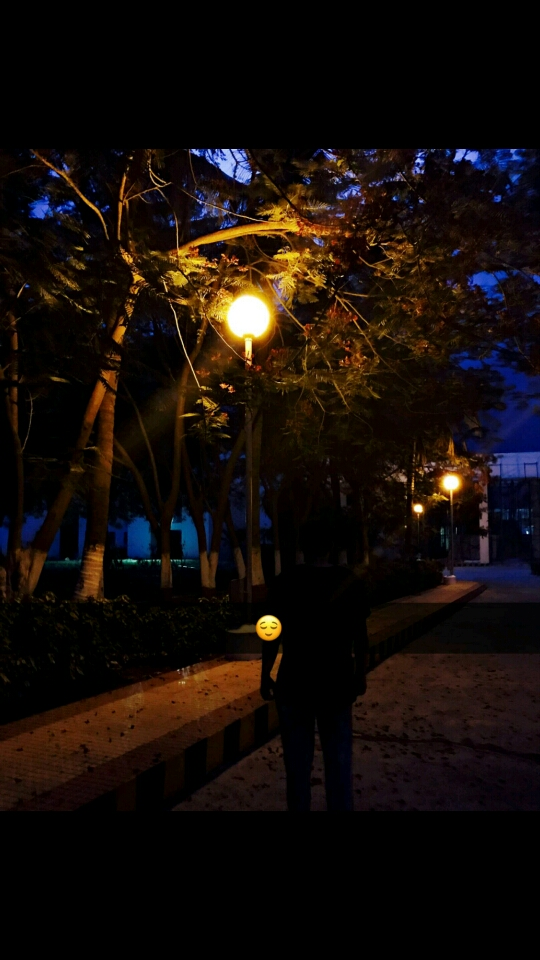
#> input picture ToProcess.jpeg, 540 x 960 px
$ python Thresholding.py
#> lines starting #> are read from the running program, lines starting #| are printed output that depends on the picture; after the words box and inside, x2 and y2 are one past the last pixel; in counts of white or black regions, pixels touching at a corner belong together
import cv2

img1=cv2.imread("ToProcess.jpeg")
#> img1 is the input picture: shape (960, 540, 3); mean B, G, R 9.8, 13.3, 21.2
cv2.imshow("Original",img1)

img2=cv2.cvtColor(img1,cv2.COLOR_BGR2GRAY)
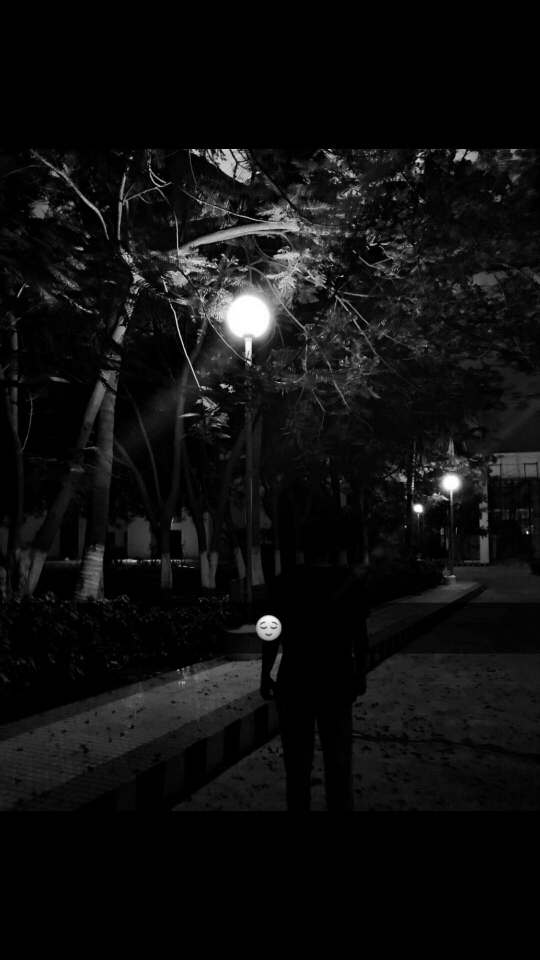
#> img2: shape (960, 540); min 0, max 255, mean 15.2
cv2.imshow("GRAY SCALE",img2)

ret, img3=cv2.threshold(img1,220,255,cv2.THRESH_BINARY  )
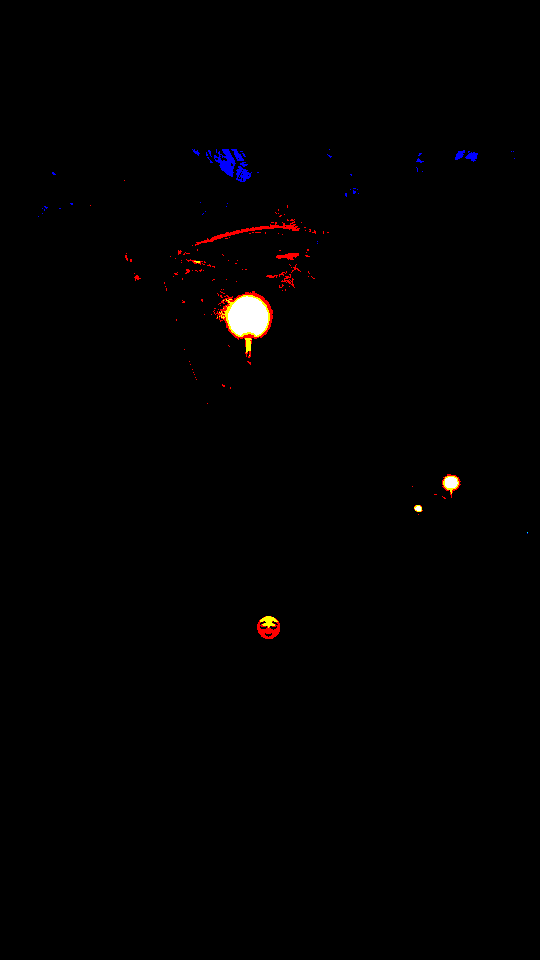
#> img3: shape (960, 540, 3); mean B, G, R 1.1, 1, 1.8
cv2.imshow("Plain Threshold",img3)

ret, img4=cv2.threshold(img2,220,255,cv2.THRESH_BINARY)
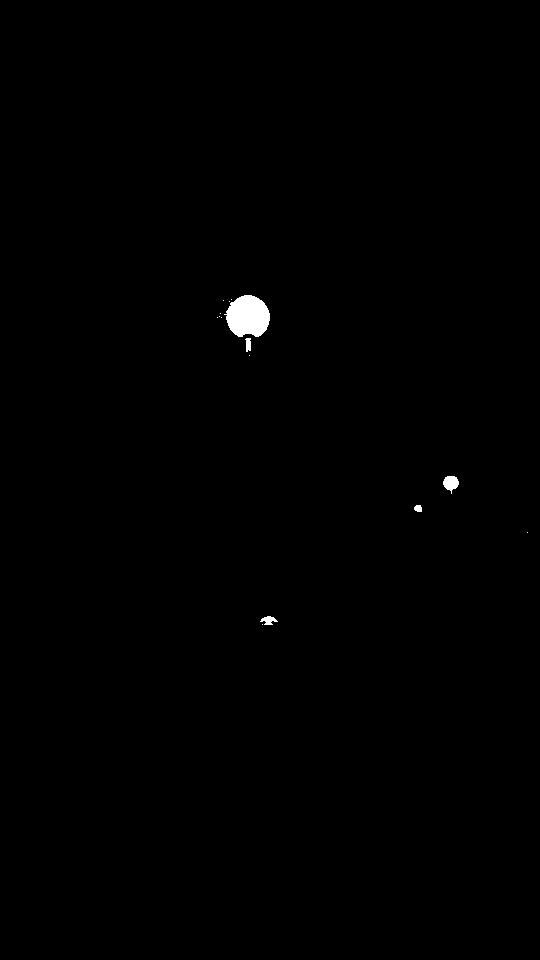
#> img4: shape (960, 540); 0.36% white; 15 white regions (10 under 20 px), largest, box (x1, y1, x2, y2) and area: (224, 295, 270, 337) 1442, (443, 476, 459, 494) 185, (260, 616, 278, 625) 93, (245, 338, 251, 352) 66, (414, 505, 422, 512) 47
cv2.imshow("Plain Threshold2",img4)

img5=cv2.adaptiveThreshold(img2,255,cv2.ADAPTIVE_THRESH_GAUSSIAN_C,cv2.THRESH_BINARY,115,1)
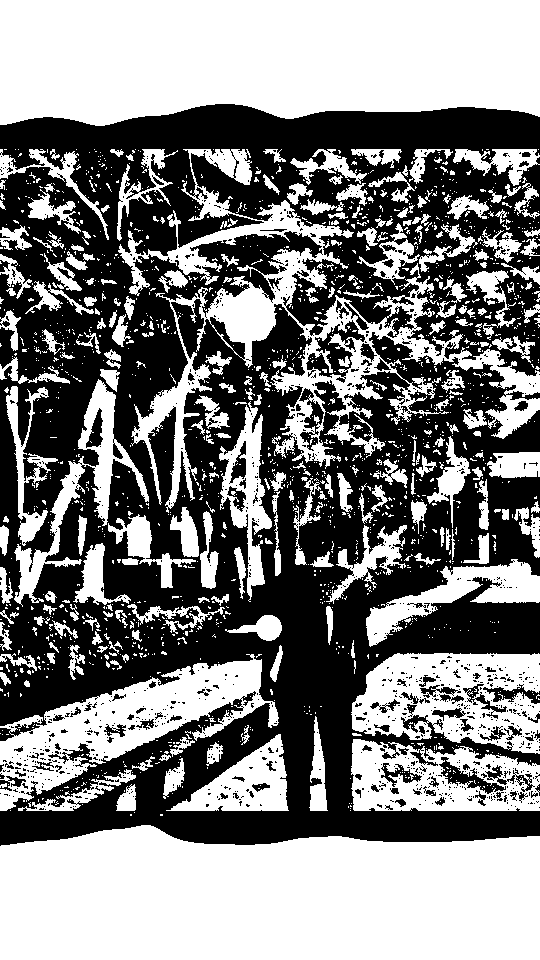
#> img5: shape (960, 540); 50.2% white; 1140 black regions (1036 under 20 px), largest, box (x1, y1, x2, y2) and area: (0, 104, 540, 846) 245101, (306, 320, 365, 383) 1392, (439, 757, 506, 794) 720
cv2.imshow("Adaptive Threshold",img5)

cv2.waitKey(0)
cv2.destroyAllWindows()
